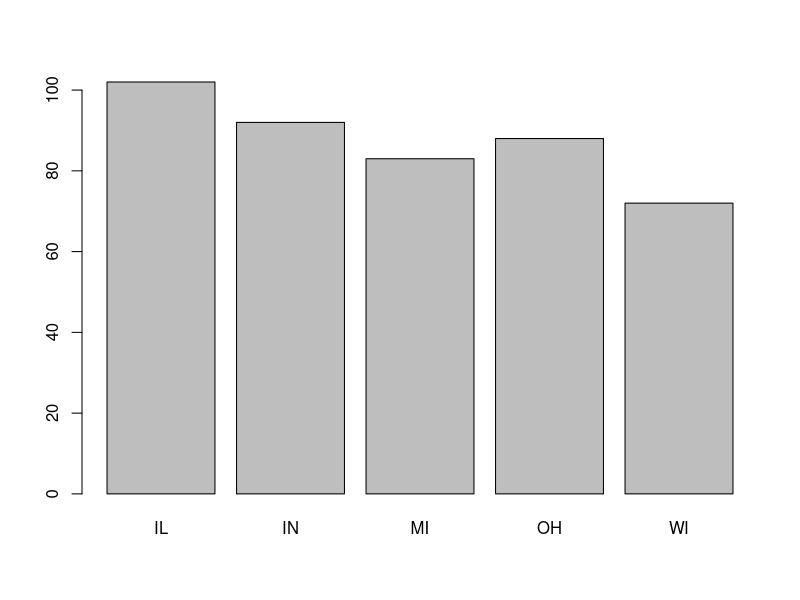
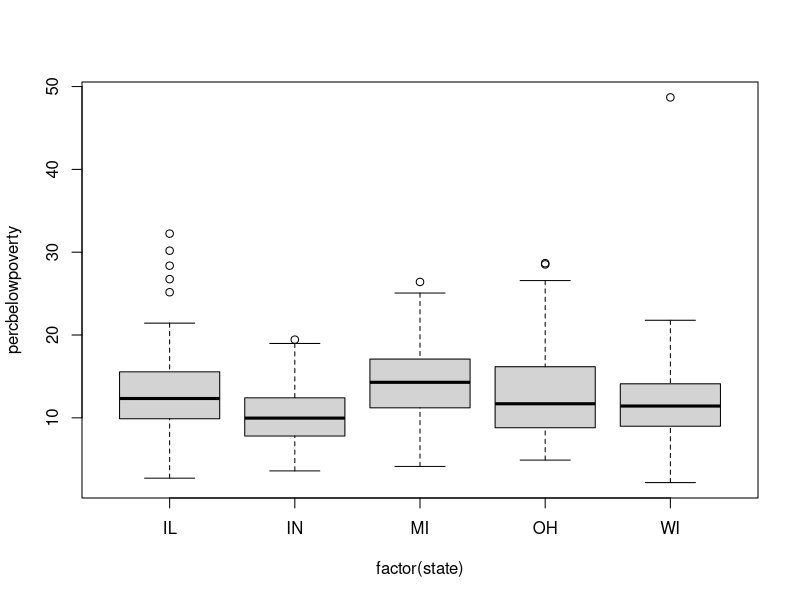
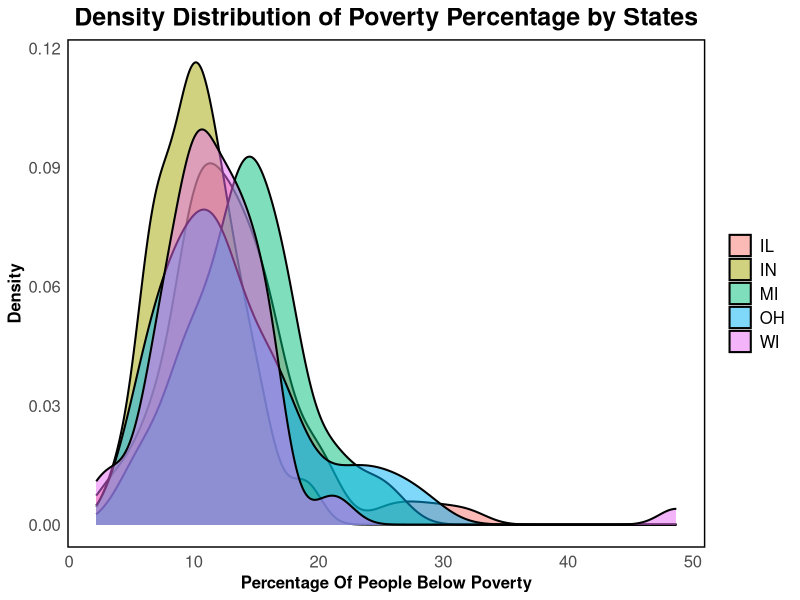
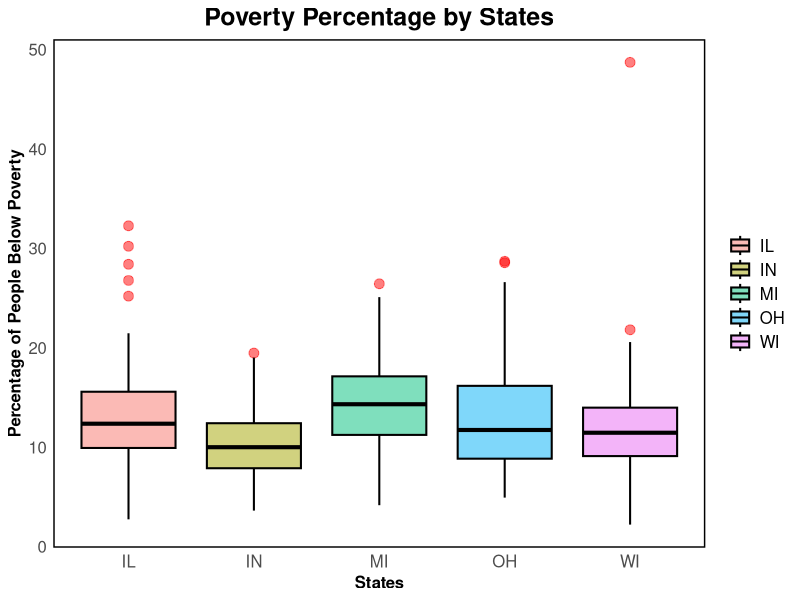
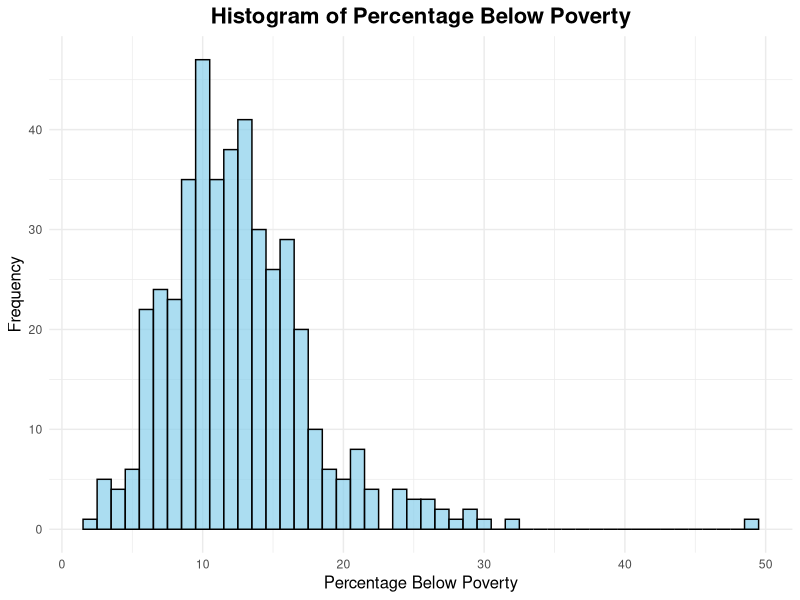
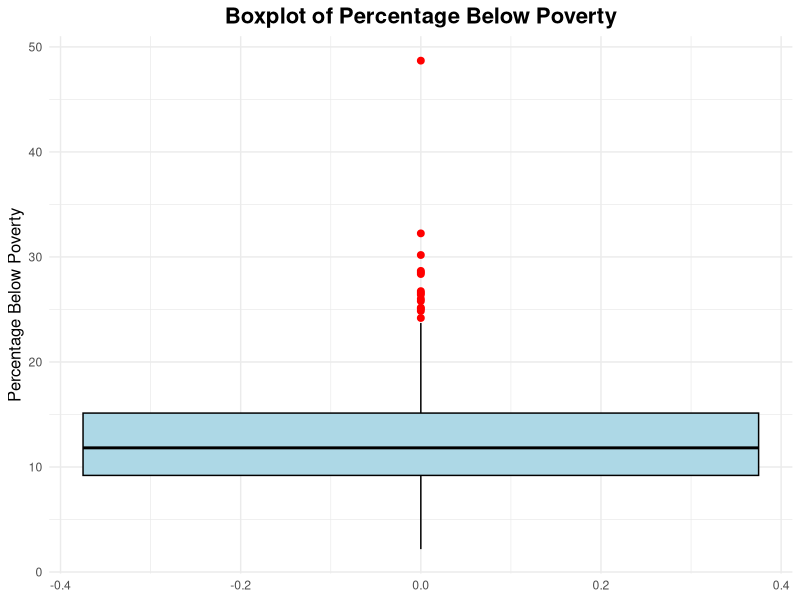

Write the R code that produced these figures, in order.
######## R Script For Businfo704 Assignment 2 (pgan501) ########


# Loading necessary library and dataset
library(ggplot2)
data(midwest)

# Viewing the structure of the 'midwest' dataset
?midwest
head(midwest) # Shows first few rows
str(midwest) # Displays the structure of the dataset
colnames(midwest) # Lists column names
View(midwest) # Opens the dataset in a spreadsheet view
table(midwest$state)

# Position Analysis: Measures for central tendency 
summary(midwest$percbelowpoverty)   # Summary statistics for 'percbelowpoverty'

prop.table(table(midwest$state)) * 100    # Proportional distribution of states as percentages

barplot(table(midwest$state))   # Barplot showing the distribution of states

by(midwest$percbelowpoverty, factor(midwest$state), summary)    # Summary of 'percbelowpoverty' by state


# Spread Analysis: Measures of variability or dispersion

by(midwest$percbelowpoverty, factor(midwest$state), sd)   # Standard deviation of 'percbelowpoverty' by state

boxplot(percbelowpoverty ~ factor(state), midwest)  # Boxplot to visualize the distribution and compare across states

tapply(midwest$percbelowpoverty, factor(midwest$state), IQR)    # Interquartile Range (IQR) of 'percbelowpoverty' by state

tapply(midwest$percbelowpoverty, factor(midwest$state), range)    # Range of 'percbelowpoverty' by state


# Shape Analysis: Distributional characteristics of data

# Density plot to visualize the distribution of 'percbelowpoverty' by state

ggplot(midwest, aes(x = percbelowpoverty, fill = state)) + 
  geom_density(alpha = 0.5, color = "black", size = 0.7) + # Adding black border and thickness to the curves
  scale_x_continuous(name = "Percentage Of People Below Poverty") + # X-axis label
  scale_y_continuous(name = "Density") + # Y-axis label
  labs(title = "Density Distribution of Poverty Percentage by States") + # Title
  theme_minimal() + # Clean theme with minimal gridlines
  theme(
    legend.title = element_blank(), # Remove legend title
    legend.text = element_text(size = 12), # Increase legend text size for better readability
    axis.title = element_text(size = 12, face = "bold"), # Axis title size
    axis.text = element_text(size = 12), # Axis text size
    plot.title = element_text(size = 18, face = "bold", hjust = 0.5), # Bold plot title
    panel.grid = element_blank() # Remove grid lines for a cleaner plot
  )+
  theme(panel.border = element_rect(colour = "black",fill=NA,size=1))


# Boxplot to visualize the distribution and compare across states

ggplot(midwest, aes(x = factor(state), y = percbelowpoverty, fill = state)) + 
  geom_boxplot(alpha = 0.5, color = "black", size = 0.7, outlier.colour = "red", outlier.size = 3) + # Red outliers and size adjustment
  # Custom colors for states
  scale_x_discrete(name = "States") + # X-axis label
  scale_y_continuous(name = "Percentage of People Below Poverty") + # Y-axis label
  labs(title = "Poverty Percentage by States") + # Plot title
  theme_minimal() + # Clean theme with minimal gridlines
  theme(
    legend.title = element_blank(), # Remove legend title
    legend.text = element_text(size = 12), # Increase legend text size for better readability
    axis.title = element_text(size = 12, face = "bold"), # Axis title size
    axis.text = element_text(size = 12), # Axis text size
    plot.title = element_text(size = 18, face = "bold", hjust = 0.5), # Bold plot title and center align it
    panel.grid = element_blank() # Remove grid lines for a cleaner plot
  ) +
  theme(panel.border = element_rect(colour = "black", fill = NA, size = 1)) # Add black border around the plot


# Histogram of 'percbelowpoverty' for overall distribution view
ggplot(midwest, aes(x = percbelowpoverty)) +
  geom_histogram(binwidth = 1, fill = "skyblue", color = "black", alpha = 0.7) +
  labs(title = "Histogram of Percentage Below Poverty", 
       x = "Percentage Below Poverty", 
       y = "Frequency") +
  theme_minimal() +
  theme(plot.title = element_text(hjust = 0.5, size = 16, face = "bold"),
        axis.title = element_text(size = 12))


# Special Features / Outliers: Identifying and visualizing outliers

# Boxplot to identify outliers in the 'percbelowpoverty' data
ggplot(midwest, aes(y = percbelowpoverty)) +
  geom_boxplot(fill = "lightblue", color = "black", outlier.colour = "red", outlier.size = 2) +
  labs(title = "Boxplot of Percentage Below Poverty", 
       y = "Percentage Below Poverty") +
  theme_minimal() +
  theme(plot.title = element_text(hjust = 0.5, size = 16, face = "bold"),
        axis.title.y = element_text(size = 12))


colSums(is.na(midwest))


